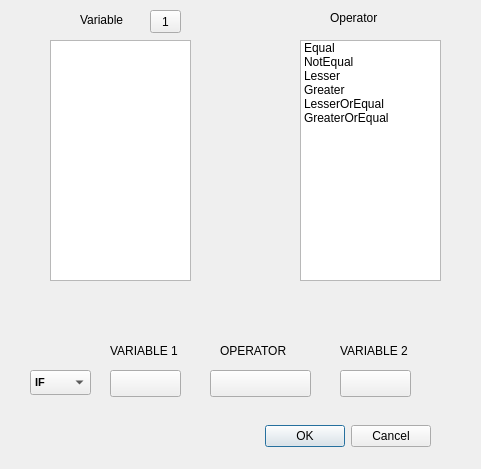
<?xml version="1.0" encoding="UTF-8"?>
<ui version="4.0">
 <class>CreateBranchDialog</class>
 <widget class="QDialog" name="CreateBranchDialog">
  <property name="geometry">
   <rect>
    <x>0</x>
    <y>0</y>
    <width>481</width>
    <height>469</height>
   </rect>
  </property>
  <property name="windowTitle">
   <string>Dialog</string>
  </property>
  <widget class="QDialogButtonBox" name="buttonBox">
   <property name="geometry">
    <rect>
     <x>250</x>
     <y>420</y>
     <width>181</width>
     <height>32</height>
    </rect>
   </property>
   <property name="orientation">
    <enum>Qt::Horizontal</enum>
   </property>
   <property name="standardButtons">
    <set>QDialogButtonBox::Cancel|QDialogButtonBox::Ok</set>
   </property>
  </widget>
  <widget class="QListWidget" name="variableListWidget">
   <property name="geometry">
    <rect>
     <x>50</x>
     <y>40</y>
     <width>141</width>
     <height>241</height>
    </rect>
   </property>
  </widget>
  <widget class="QLabel" name="label_2">
   <property name="geometry">
    <rect>
     <x>110</x>
     <y>340</y>
     <width>71</width>
     <height>21</height>
    </rect>
   </property>
   <property name="text">
    <string>VARIABLE 1</string>
   </property>
  </widget>
  <widget class="QLabel" name="label_4">
   <property name="geometry">
    <rect>
     <x>340</x>
     <y>340</y>
     <width>71</width>
     <height>21</height>
    </rect>
   </property>
   <property name="text">
    <string>VARIABLE 2</string>
   </property>
  </widget>
  <widget class="QLabel" name="label_5">
   <property name="geometry">
    <rect>
     <x>80</x>
     <y>10</y>
     <width>51</width>
     <height>20</height>
    </rect>
   </property>
   <property name="text">
    <string>Variable </string>
   </property>
  </widget>
  <widget class="QPushButton" name="variable_1Button">
   <property name="geometry">
    <rect>
     <x>110</x>
     <y>370</y>
     <width>71</width>
     <height>27</height>
    </rect>
   </property>
   <property name="font">
    <font>
     <pointsize>8</pointsize>
    </font>
   </property>
   <property name="text">
    <string/>
   </property>
  </widget>
  <widget class="QLabel" name="label_3">
   <property name="geometry">
    <rect>
     <x>220</x>
     <y>340</y>
     <width>71</width>
     <height>21</height>
    </rect>
   </property>
   <property name="text">
    <string>OPERATOR</string>
   </property>
  </widget>
  <widget class="QComboBox" name="conditionComboBox">
   <property name="geometry">
    <rect>
     <x>30</x>
     <y>370</y>
     <width>61</width>
     <height>25</height>
    </rect>
   </property>
   <property name="font">
    <font>
     <pointsize>8</pointsize>
     <weight>75</weight>
     <bold>true</bold>
    </font>
   </property>
   <item>
    <property name="text">
     <string>IF</string>
    </property>
   </item>
   <item>
    <property name="text">
     <string>WHILE</string>
    </property>
   </item>
  </widget>
  <widget class="QLabel" name="label_6">
   <property name="geometry">
    <rect>
     <x>330</x>
     <y>10</y>
     <width>61</width>
     <height>16</height>
    </rect>
   </property>
   <property name="text">
    <string>Operator</string>
   </property>
  </widget>
  <widget class="QListWidget" name="operatorListWidget">
   <property name="geometry">
    <rect>
     <x>300</x>
     <y>40</y>
     <width>141</width>
     <height>241</height>
    </rect>
   </property>
   <item>
    <property name="text">
     <string>Equal</string>
    </property>
   </item>
   <item>
    <property name="text">
     <string>NotEqual</string>
    </property>
   </item>
   <item>
    <property name="text">
     <string>Lesser</string>
    </property>
   </item>
   <item>
    <property name="text">
     <string>Greater</string>
    </property>
   </item>
   <item>
    <property name="text">
     <string>LesserOrEqual</string>
    </property>
   </item>
   <item>
    <property name="text">
     <string>GreaterOrEqual</string>
    </property>
   </item>
  </widget>
  <widget class="QPushButton" name="operatorButton">
   <property name="geometry">
    <rect>
     <x>210</x>
     <y>370</y>
     <width>101</width>
     <height>27</height>
    </rect>
   </property>
   <property name="font">
    <font>
     <pointsize>8</pointsize>
     <weight>75</weight>
     <bold>true</bold>
    </font>
   </property>
   <property name="text">
    <string/>
   </property>
  </widget>
  <widget class="QPushButton" name="variable_2Button">
   <property name="geometry">
    <rect>
     <x>340</x>
     <y>370</y>
     <width>71</width>
     <height>27</height>
    </rect>
   </property>
   <property name="font">
    <font>
     <pointsize>8</pointsize>
    </font>
   </property>
   <property name="text">
    <string/>
   </property>
  </widget>
  <widget class="QToolButton" name="variableNUmberButton">
   <property name="geometry">
    <rect>
     <x>150</x>
     <y>10</y>
     <width>31</width>
     <height>23</height>
    </rect>
   </property>
   <property name="text">
    <string>1</string>
   </property>
  </widget>
 </widget>
 <resources/>
 <connections>
  <connection>
   <sender>buttonBox</sender>
   <signal>accepted()</signal>
   <receiver>CreateBranchDialog</receiver>
   <slot>accept()</slot>
   <hints>
    <hint type="sourcelabel">
     <x>248</x>
     <y>254</y>
    </hint>
    <hint type="destinationlabel">
     <x>157</x>
     <y>274</y>
    </hint>
   </hints>
  </connection>
  <connection>
   <sender>buttonBox</sender>
   <signal>rejected()</signal>
   <receiver>CreateBranchDialog</receiver>
   <slot>reject()</slot>
   <hints>
    <hint type="sourcelabel">
     <x>316</x>
     <y>260</y>
    </hint>
    <hint type="destinationlabel">
     <x>286</x>
     <y>274</y>
    </hint>
   </hints>
  </connection>
 </connections>
</ui>
